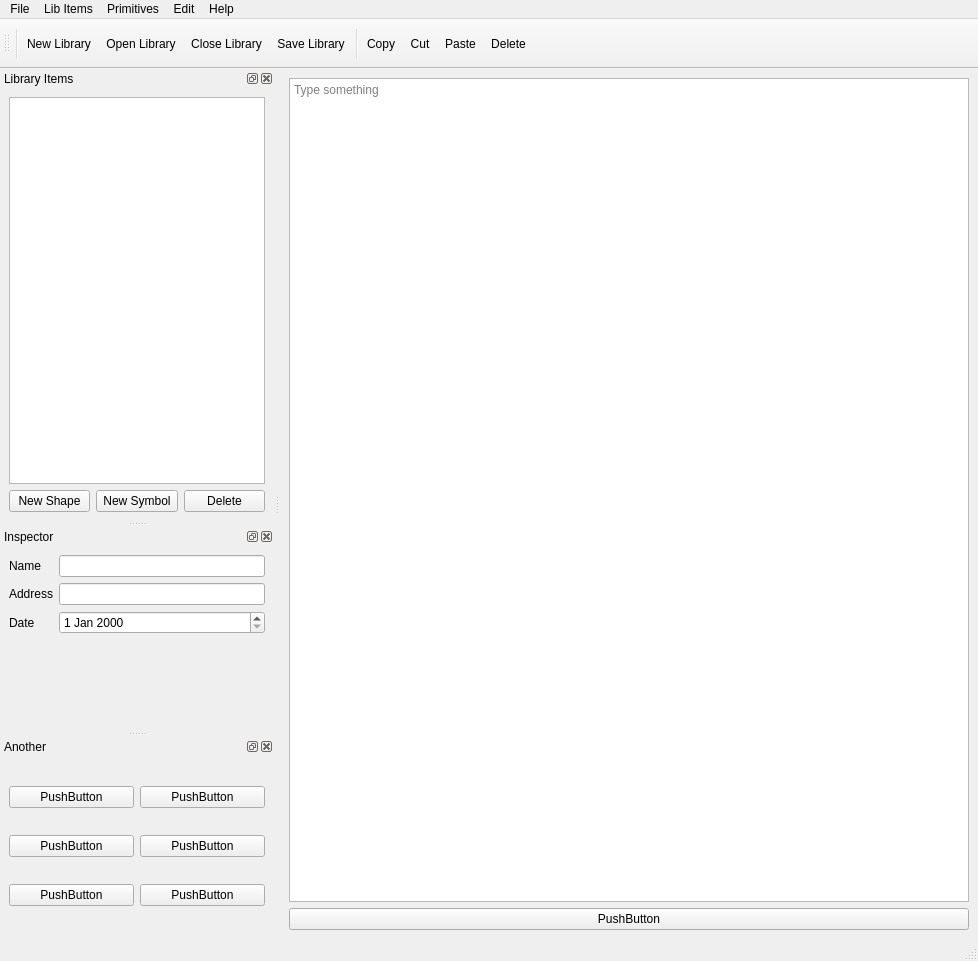
<?xml version="1.0" encoding="UTF-8"?>
<ui version="4.0">
 <class>LibWindow</class>
 <widget class="QMainWindow" name="LibWindow">
  <property name="geometry">
   <rect>
    <x>0</x>
    <y>0</y>
    <width>978</width>
    <height>961</height>
   </rect>
  </property>
  <property name="windowTitle">
   <string>LibWindow</string>
  </property>
  <property name="dockOptions">
   <set>QMainWindow::AllowNestedDocks|QMainWindow::AllowTabbedDocks|QMainWindow::GroupedDragging</set>
  </property>
  <widget class="QWidget" name="centralwidget">
   <layout class="QVBoxLayout" name="verticalLayout_3">
    <item>
     <layout class="QVBoxLayout" name="verticalLayout">
      <item>
       <widget class="QTextEdit" name="textEdit">
        <property name="placeholderText">
         <string>Type something</string>
        </property>
       </widget>
      </item>
      <item>
       <widget class="QPushButton" name="pushButton">
        <property name="text">
         <string>PushButton</string>
        </property>
       </widget>
      </item>
     </layout>
    </item>
   </layout>
  </widget>
  <widget class="QMenuBar" name="menubar">
   <property name="geometry">
    <rect>
     <x>0</x>
     <y>0</y>
     <width>978</width>
     <height>37</height>
    </rect>
   </property>
   <widget class="QMenu" name="menuLibrarian">
    <property name="title">
     <string>File</string>
    </property>
    <addaction name="actionNewLib"/>
    <addaction name="actionOpenLib"/>
    <addaction name="actionSaveLib"/>
    <addaction name="actionSaveLibAs"/>
    <addaction name="actionCloseLib"/>
    <addaction name="separator"/>
    <addaction name="actionDeleteLib"/>
   </widget>
   <widget class="QMenu" name="menuEdit">
    <property name="title">
     <string>Primitives</string>
    </property>
    <addaction name="actionRectangle"/>
    <addaction name="actionLine"/>
    <addaction name="actionText"/>
    <addaction name="actionCircle"/>
    <addaction name="actionPolygon"/>
    <addaction name="actionPolyline"/>
    <addaction name="actionArrow"/>
    <addaction name="separator"/>
    <addaction name="actionPin"/>
   </widget>
   <widget class="QMenu" name="menuSymbols">
    <property name="title">
     <string>Edit</string>
    </property>
    <addaction name="actionMove"/>
    <addaction name="actionRotate"/>
    <addaction name="actionStyle"/>
    <addaction name="separator"/>
    <addaction name="actionDelete"/>
    <addaction name="actionCut"/>
    <addaction name="actionCopy"/>
    <addaction name="actionPaste"/>
   </widget>
   <widget class="QMenu" name="menuHelp_2">
    <property name="title">
     <string>Help</string>
    </property>
    <addaction name="actionAbout"/>
   </widget>
   <widget class="QMenu" name="menuLibrary">
    <property name="title">
     <string>Lib Items</string>
    </property>
    <addaction name="actionShape"/>
    <addaction name="actionSymbol"/>
    <addaction name="separator"/>
   </widget>
   <addaction name="menuLibrarian"/>
   <addaction name="menuLibrary"/>
   <addaction name="menuEdit"/>
   <addaction name="menuSymbols"/>
   <addaction name="menuHelp_2"/>
  </widget>
  <widget class="QDockWidget" name="dwLibItems">
   <property name="windowTitle">
    <string>Library Items</string>
   </property>
   <attribute name="dockWidgetArea">
    <number>1</number>
   </attribute>
   <widget class="QWidget" name="dockWidgetContents_3">
    <layout class="QVBoxLayout" name="verticalLayout_2">
     <item>
      <widget class="QTreeView" name="tvLibItems"/>
     </item>
     <item>
      <layout class="QHBoxLayout" name="horizontalLayout_2">
       <item>
        <widget class="QPushButton" name="pbNewShape">
         <property name="text">
          <string>New Shape</string>
         </property>
        </widget>
       </item>
       <item>
        <widget class="QPushButton" name="pbNewSymbol">
         <property name="text">
          <string>New Symbol</string>
         </property>
        </widget>
       </item>
       <item>
        <widget class="QPushButton" name="pbDelete">
         <property name="text">
          <string>Delete</string>
         </property>
        </widget>
       </item>
      </layout>
     </item>
    </layout>
   </widget>
  </widget>
  <widget class="QToolBar" name="toolBar">
   <property name="minimumSize">
    <size>
     <width>20</width>
     <height>50</height>
    </size>
   </property>
   <property name="windowTitle">
    <string>toolBar</string>
   </property>
   <attribute name="toolBarArea">
    <enum>TopToolBarArea</enum>
   </attribute>
   <attribute name="toolBarBreak">
    <bool>false</bool>
   </attribute>
   <addaction name="separator"/>
   <addaction name="actionNewLib"/>
   <addaction name="actionOpenLib"/>
   <addaction name="actionCloseLib"/>
   <addaction name="actionSaveLib"/>
   <addaction name="separator"/>
   <addaction name="actionCopy"/>
   <addaction name="actionCut"/>
   <addaction name="actionPaste"/>
   <addaction name="actionDelete"/>
  </widget>
  <widget class="QStatusBar" name="statusBar"/>
  <widget class="QDockWidget" name="dockWidget_3">
   <property name="windowTitle">
    <string>Inspector</string>
   </property>
   <attribute name="dockWidgetArea">
    <number>1</number>
   </attribute>
   <widget class="QWidget" name="dockWidgetContents_4">
    <layout class="QHBoxLayout" name="horizontalLayout_3">
     <item>
      <layout class="QVBoxLayout" name="verticalLayout_4">
       <item>
        <layout class="QFormLayout" name="formLayout">
         <item row="0" column="0">
          <widget class="QLabel" name="nameLabel">
           <property name="text">
            <string>Name</string>
           </property>
          </widget>
         </item>
         <item row="0" column="1">
          <widget class="QLineEdit" name="nameLineEdit"/>
         </item>
         <item row="1" column="0">
          <widget class="QLabel" name="addressLabel">
           <property name="text">
            <string>Address</string>
           </property>
          </widget>
         </item>
         <item row="1" column="1">
          <widget class="QLineEdit" name="addressLineEdit"/>
         </item>
         <item row="2" column="0">
          <widget class="QLabel" name="dateLabel">
           <property name="text">
            <string>Date</string>
           </property>
          </widget>
         </item>
         <item row="2" column="1">
          <widget class="QDateEdit" name="dateDateEdit"/>
         </item>
        </layout>
       </item>
      </layout>
     </item>
    </layout>
   </widget>
  </widget>
  <widget class="QDockWidget" name="dockWidget_4">
   <property name="windowTitle">
    <string>Another</string>
   </property>
   <attribute name="dockWidgetArea">
    <number>1</number>
   </attribute>
   <widget class="QWidget" name="dockWidgetContents_5">
    <layout class="QGridLayout" name="gridLayout_2">
     <item row="1" column="1">
      <widget class="QPushButton" name="pushButton_5">
       <property name="text">
        <string>PushButton</string>
       </property>
      </widget>
     </item>
     <item row="2" column="1">
      <widget class="QPushButton" name="pushButton_7">
       <property name="text">
        <string>PushButton</string>
       </property>
      </widget>
     </item>
     <item row="0" column="1">
      <widget class="QPushButton" name="pushButton_3">
       <property name="text">
        <string>PushButton</string>
       </property>
      </widget>
     </item>
     <item row="2" column="0">
      <widget class="QPushButton" name="pushButton_4">
       <property name="text">
        <string>PushButton</string>
       </property>
      </widget>
     </item>
     <item row="1" column="0">
      <widget class="QPushButton" name="pushButton_6">
       <property name="text">
        <string>PushButton</string>
       </property>
      </widget>
     </item>
     <item row="0" column="0">
      <widget class="QPushButton" name="pushButton_2">
       <property name="text">
        <string>PushButton</string>
       </property>
      </widget>
     </item>
    </layout>
   </widget>
  </widget>
  <action name="actionNewLib">
   <property name="icon">
    <iconset resource="../application.qrc">
     <normaloff>:/actions/icons/oxygen-icons/32x32/actions/journal-new.png</normaloff>
     <normalon>:/icons/oxygen-icons/32x32/actions/document-new.png</normalon>:/actions/icons/oxygen-icons/32x32/actions/journal-new.png</iconset>
   </property>
   <property name="text">
    <string>New Library</string>
   </property>
   <property name="toolTip">
    <string>Create new library</string>
   </property>
  </action>
  <action name="actionOpenLib">
   <property name="icon">
    <iconset resource="../application.qrc">
     <normaloff>:/actions/icons/oxygen-icons/32x32/actions/document-open.png</normaloff>:/actions/icons/oxygen-icons/32x32/actions/document-open.png</iconset>
   </property>
   <property name="text">
    <string>Open Library</string>
   </property>
   <property name="toolTip">
    <string>Open library</string>
   </property>
  </action>
  <action name="actionCloseLib">
   <property name="icon">
    <iconset resource="../application.qrc">
     <normaloff>:/actions/icons/oxygen-icons/32x32/actions/project-development-close.png</normaloff>:/actions/icons/oxygen-icons/32x32/actions/project-development-close.png</iconset>
   </property>
   <property name="text">
    <string>Close Library</string>
   </property>
   <property name="toolTip">
    <string>Close library</string>
   </property>
  </action>
  <action name="actionDeleteLib">
   <property name="icon">
    <iconset resource="../application.qrc">
     <normaloff>:/actions/icons/oxygen-icons/32x32/actions/edit-delete.png</normaloff>:/actions/icons/oxygen-icons/32x32/actions/edit-delete.png</iconset>
   </property>
   <property name="text">
    <string>Delete Library</string>
   </property>
   <property name="toolTip">
    <string>Delete library</string>
   </property>
  </action>
  <action name="actionSaveLib">
   <property name="icon">
    <iconset resource="../application.qrc">
     <normaloff>:/actions/icons/oxygen-icons/32x32/actions/document-save.png</normaloff>:/actions/icons/oxygen-icons/32x32/actions/document-save.png</iconset>
   </property>
   <property name="text">
    <string>Save Library</string>
   </property>
   <property name="toolTip">
    <string>Save library</string>
   </property>
  </action>
  <action name="actionSaveLibAs">
   <property name="icon">
    <iconset resource="../application.qrc">
     <normaloff>:/actions/icons/oxygen-icons/32x32/actions/document-save-as.png</normaloff>:/actions/icons/oxygen-icons/32x32/actions/document-save-as.png</iconset>
   </property>
   <property name="text">
    <string>Save Library As</string>
   </property>
   <property name="toolTip">
    <string>Save library as new file name</string>
   </property>
  </action>
  <action name="actionSymbol">
   <property name="icon">
    <iconset resource="../application.qrc">
     <normaloff>:/devices/icons/oxygen-icons/32x32/devices/cpu.png</normaloff>:/devices/icons/oxygen-icons/32x32/devices/cpu.png</iconset>
   </property>
   <property name="text">
    <string>New Symbol</string>
   </property>
   <property name="toolTip">
    <string>Create new symbol in library</string>
   </property>
  </action>
  <action name="actionShape">
   <property name="icon">
    <iconset resource="../application.qrc">
     <normaloff>:/actions/icons/oxygen-icons/32x32/actions/shapes.png</normaloff>:/actions/icons/oxygen-icons/32x32/actions/shapes.png</iconset>
   </property>
   <property name="text">
    <string>New Shape</string>
   </property>
   <property name="toolTip">
    <string>Create new shape in library</string>
   </property>
  </action>
  <action name="actionRectangle">
   <property name="icon">
    <iconset resource="../application.qrc">
     <normaloff>:/actions/icons/oxygen-icons/32x32/actions/draw-rectangle.png</normaloff>:/actions/icons/oxygen-icons/32x32/actions/draw-rectangle.png</iconset>
   </property>
   <property name="text">
    <string>Rectangle</string>
   </property>
  </action>
  <action name="actionLine">
   <property name="icon">
    <iconset resource="../application.qrc">
     <normaloff>:/actions/icons/oxygen-icons/32x32/actions/draw-brush.png</normaloff>:/actions/icons/oxygen-icons/32x32/actions/draw-brush.png</iconset>
   </property>
   <property name="text">
    <string>Line</string>
   </property>
  </action>
  <action name="actionText">
   <property name="icon">
    <iconset resource="../application.qrc">
     <normaloff>:/actions/icons/oxygen-icons/32x32/actions/draw-text.png</normaloff>:/actions/icons/oxygen-icons/32x32/actions/draw-text.png</iconset>
   </property>
   <property name="text">
    <string>Text</string>
   </property>
  </action>
  <action name="actionCircle">
   <property name="icon">
    <iconset resource="../application.qrc">
     <normaloff>:/actions/icons/oxygen-icons/32x32/actions/draw-circle.png</normaloff>:/actions/icons/oxygen-icons/32x32/actions/draw-circle.png</iconset>
   </property>
   <property name="text">
    <string>Circle</string>
   </property>
  </action>
  <action name="actionPin">
   <property name="icon">
    <iconset resource="../application.qrc">
     <normaloff>:/actions/icons/oxygen-icons/32x32/actions/edit-clear-locationbar-rtl.png</normaloff>:/actions/icons/oxygen-icons/32x32/actions/edit-clear-locationbar-rtl.png</iconset>
   </property>
   <property name="text">
    <string>Pin</string>
   </property>
  </action>
  <action name="actionMove">
   <property name="icon">
    <iconset resource="../application.qrc">
     <normaloff>:/actions/icons/oxygen-icons/32x32/actions/transform-move.png</normaloff>:/actions/icons/oxygen-icons/32x32/actions/transform-move.png</iconset>
   </property>
   <property name="text">
    <string>Move</string>
   </property>
  </action>
  <action name="actionRotate">
   <property name="icon">
    <iconset resource="../application.qrc">
     <normaloff>:/actions/icons/oxygen-icons/32x32/actions/transform-rotate.png</normaloff>:/actions/icons/oxygen-icons/32x32/actions/transform-rotate.png</iconset>
   </property>
   <property name="text">
    <string>Rotate</string>
   </property>
  </action>
  <action name="actionArrow">
   <property name="icon">
    <iconset resource="../application.qrc">
     <normaloff>:/actions/icons/oxygen-icons/32x32/actions/draw-arrow-forward.png</normaloff>:/actions/icons/oxygen-icons/32x32/actions/draw-arrow-forward.png</iconset>
   </property>
   <property name="text">
    <string>Arrow</string>
   </property>
  </action>
  <action name="actionPolygon">
   <property name="icon">
    <iconset resource="../application.qrc">
     <normaloff>:/actions/icons/oxygen-icons/32x32/actions/draw-polygon.png</normaloff>:/actions/icons/oxygen-icons/32x32/actions/draw-polygon.png</iconset>
   </property>
   <property name="text">
    <string>Polygon</string>
   </property>
  </action>
  <action name="actionPolyline">
   <property name="icon">
    <iconset resource="../application.qrc">
     <normaloff>:/actions/icons/oxygen-icons/32x32/actions/draw-polyline.png</normaloff>:/actions/icons/oxygen-icons/32x32/actions/draw-polyline.png</iconset>
   </property>
   <property name="text">
    <string>Polyline</string>
   </property>
  </action>
  <action name="actionStyle">
   <property name="icon">
    <iconset resource="../application.qrc">
     <normaloff>:/actions/icons/oxygen-icons/32x32/actions/format-text-color.png</normaloff>:/actions/icons/oxygen-icons/32x32/actions/format-text-color.png</iconset>
   </property>
   <property name="text">
    <string>Style</string>
   </property>
  </action>
  <action name="actionDelete">
   <property name="icon">
    <iconset resource="../application.qrc">
     <normaloff>:/actions/icons/oxygen-icons/32x32/actions/edit-delete.png</normaloff>:/actions/icons/oxygen-icons/32x32/actions/edit-delete.png</iconset>
   </property>
   <property name="text">
    <string>Delete</string>
   </property>
   <property name="toolTip">
    <string>Delete selection</string>
   </property>
  </action>
  <action name="actionCopy">
   <property name="icon">
    <iconset resource="../application.qrc">
     <normaloff>:/actions/icons/oxygen-icons/32x32/actions/edit-copy.png</normaloff>:/actions/icons/oxygen-icons/32x32/actions/edit-copy.png</iconset>
   </property>
   <property name="text">
    <string>Copy</string>
   </property>
   <property name="toolTip">
    <string>Copy selection</string>
   </property>
  </action>
  <action name="actionPaste">
   <property name="icon">
    <iconset resource="../application.qrc">
     <normaloff>:/actions/icons/oxygen-icons/32x32/actions/edit-paste.png</normaloff>:/actions/icons/oxygen-icons/32x32/actions/edit-paste.png</iconset>
   </property>
   <property name="text">
    <string>Paste</string>
   </property>
   <property name="toolTip">
    <string>Paste clipboard contents</string>
   </property>
  </action>
  <action name="actionCut">
   <property name="icon">
    <iconset resource="../application.qrc">
     <normaloff>:/actions/icons/oxygen-icons/32x32/actions/edit-cut.png</normaloff>:/actions/icons/oxygen-icons/32x32/actions/edit-cut.png</iconset>
   </property>
   <property name="text">
    <string>Cut</string>
   </property>
   <property name="toolTip">
    <string>Cut selection</string>
   </property>
  </action>
  <action name="actionAbout">
   <property name="icon">
    <iconset resource="../application.qrc">
     <normaloff>:/actions/icons/oxygen-icons/32x32/actions/help-about.png</normaloff>:/actions/icons/oxygen-icons/32x32/actions/help-about.png</iconset>
   </property>
   <property name="text">
    <string>About</string>
   </property>
  </action>
 </widget>
 <resources>
  <include location="../application.qrc"/>
 </resources>
 <connections/>
</ui>
